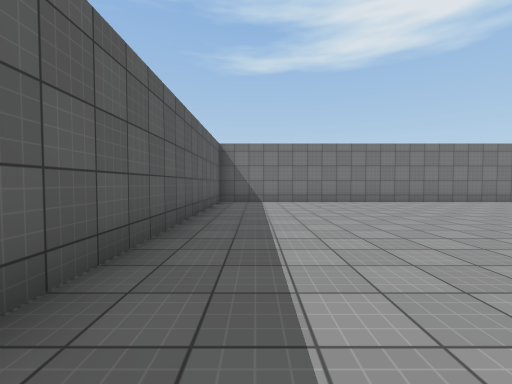
view 1 (above)

24 first-person views from a walk through a 3-D level made in the Unity game engine. The camera is 1.3 m above the floor, tilts 2° down and sees 90° across. Doors are open. The floor is counted in squares, 2 m on a side. Each view is taken from the middle of a square. On the plan, view 1 faces up. The plan holds only what a view shows up to about 9 squares ahead; the rest is blank. The player is left out. Surface patterns are stand-ins for the level's own textures.

view 2
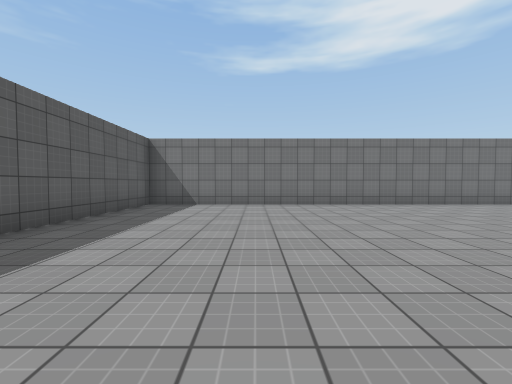

view 3
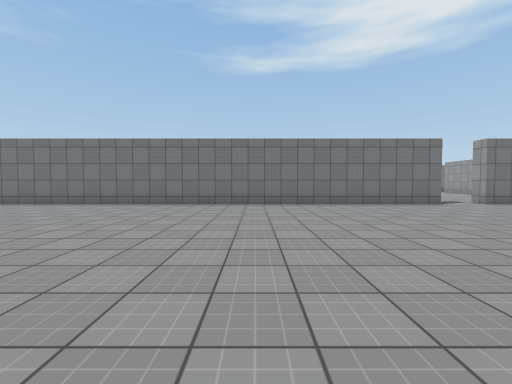

view 4
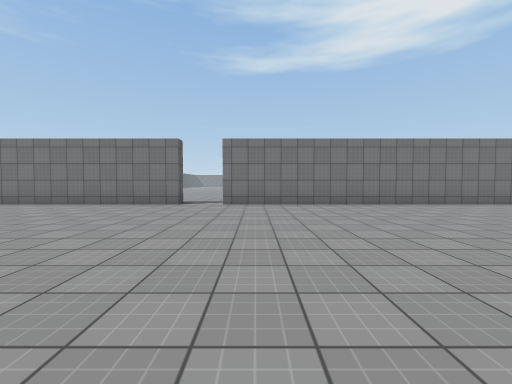

view 5
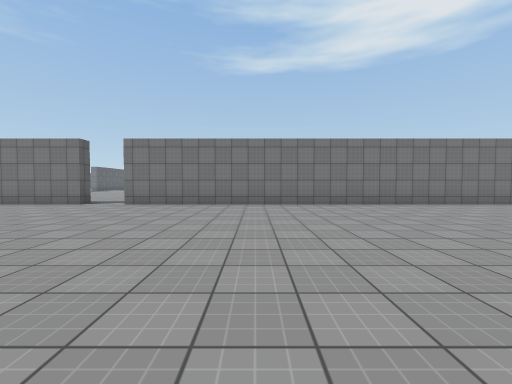

view 6
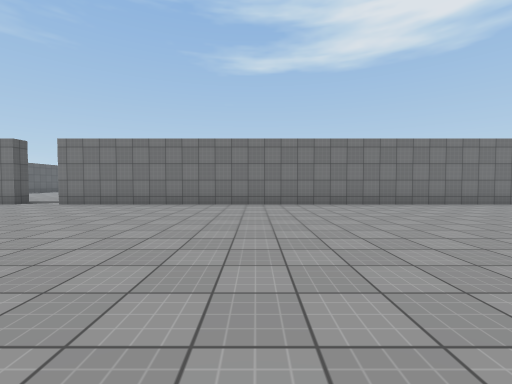

view 7
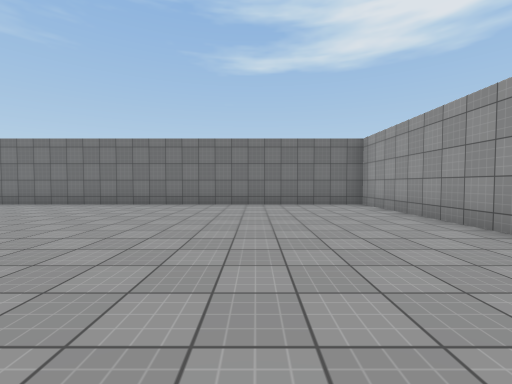

view 8
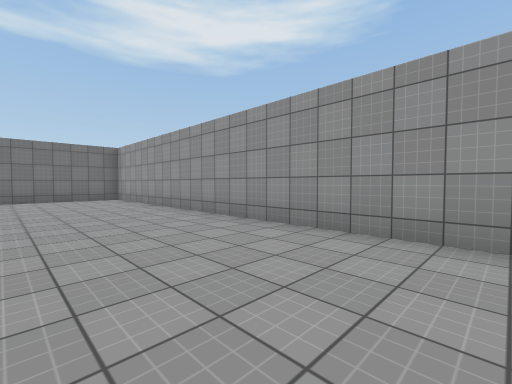

view 9
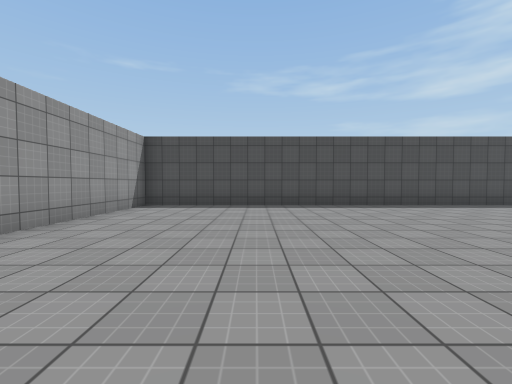

view 10
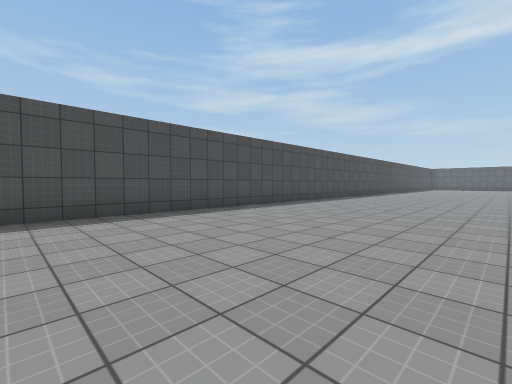

view 11
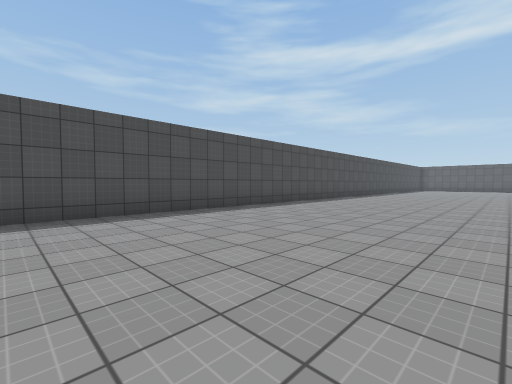

view 12
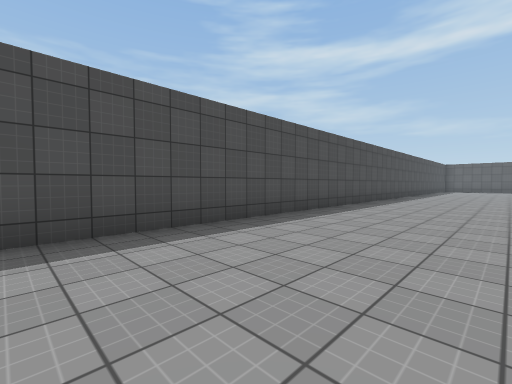

view 13
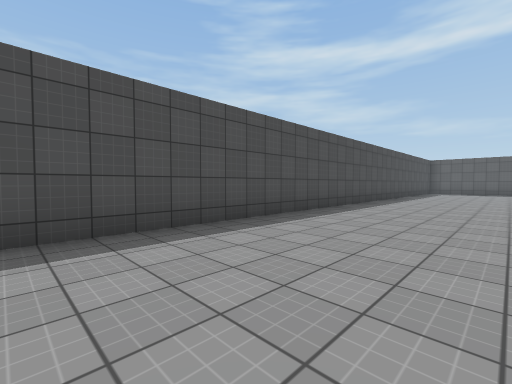

view 14
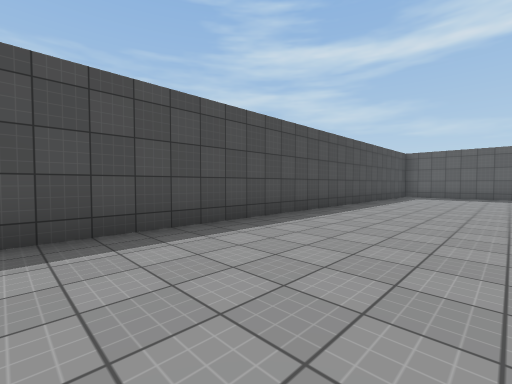

view 15
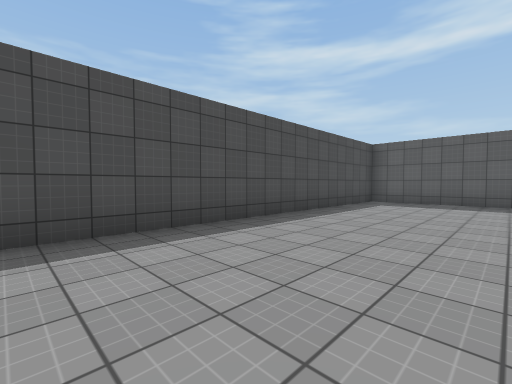

view 16
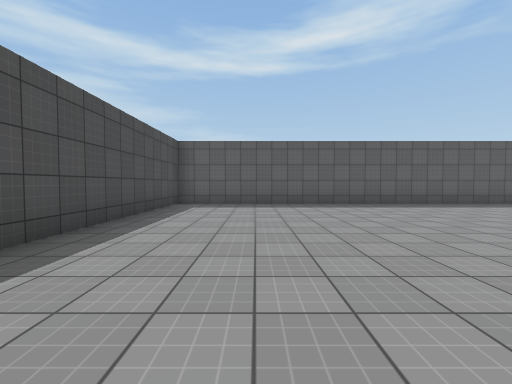

view 17
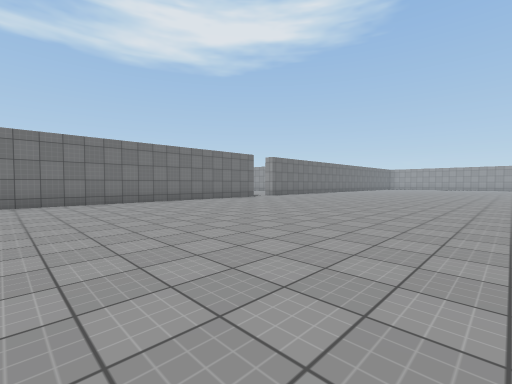

view 18
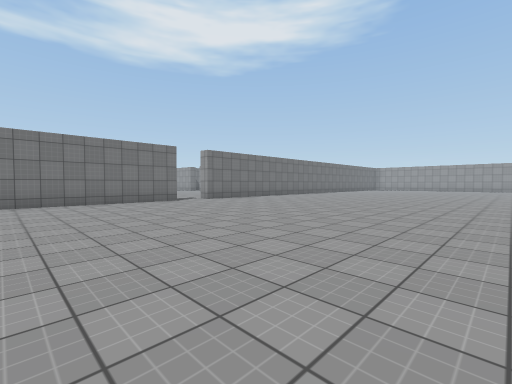

view 19
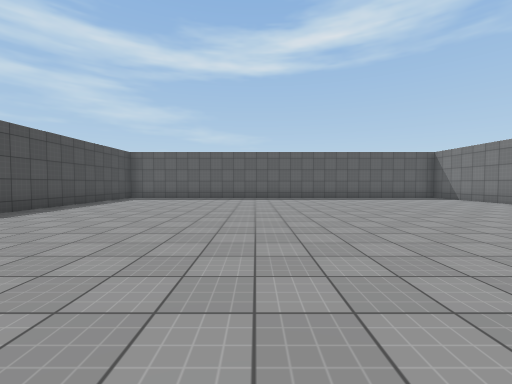

view 20
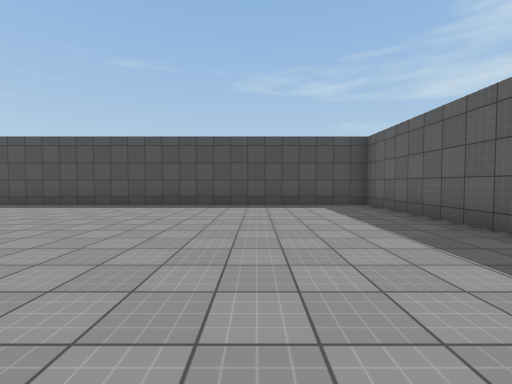

view 21
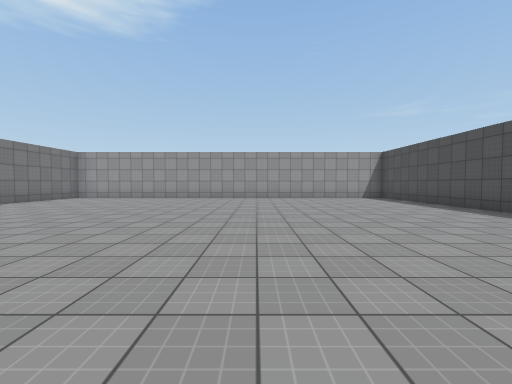

view 22
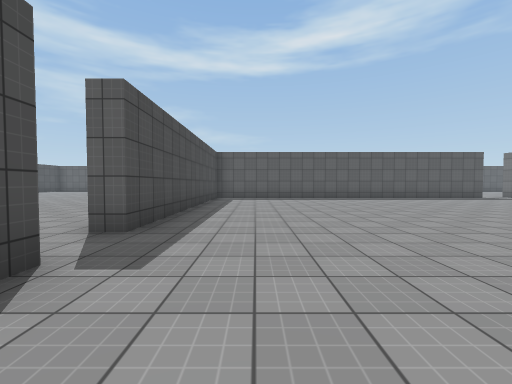

view 23
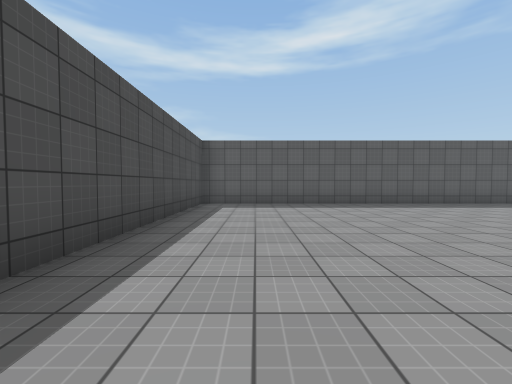

view 24
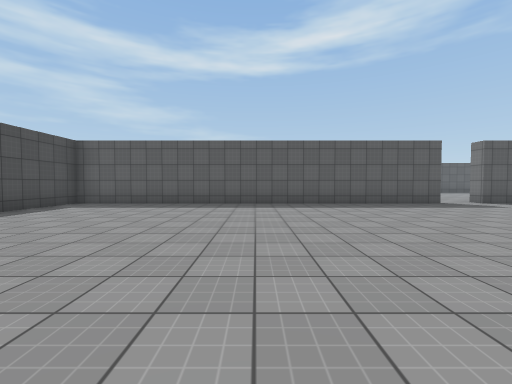

### Floor plan
Points are (right, up) in squares from view 1. A wall is a line through its corners. A room is listed if a view was taken in it or the views show most of it. See-through windows are left out.
Room 1 (views 1, 2, 3, 4, 5, 6, 7, 8, 9, 10, 11, 12, 13, 14, 15, 16, 17, 18, 19, 20, 21)
walls: (15.6, 8.8) (-1.2, 8.8) (-1.2, -4.5) (35.3, -4.5) (35.3, 8.8) (17, 8.8)
ways out: open door at (16.5, 9) to room 2
Room 2 (views 22, 23, 24)
walls: (7.8, 23.2) (7.8, 22.3); (7.8, 21) (7.8, 9.3) (15.6, 9.3); (17, 9.3) (17.4, 9.3)
ways out: open door at (16.5, 9) to room 1; open door at (8, 21.5)

Where each view was taken, in squares from view 1:
view 1: 0 up, 0 right, facing up
view 2: 1 up, 2 right, facing up
view 3: 1 up, 10 right, facing up
view 4: 1 up, 18 right, facing up
view 5: 1 up, 21 right, facing up
view 6: 1 up, 23 right, facing up
view 7: 1 up, 32 right, facing up
view 8: 2 down, 32 right, facing up-right
view 9: 3 up, 32 right, facing down
view 10: 1 up, 28 right, facing down-left
view 11: 1 up, 24 right, facing down-left
view 12: 1 down, 22 right, facing down-left
view 13: 1 down, 17 right, facing down-left
view 14: 1 down, 12 right, facing down-left
view 15: 1 down, 8 right, facing down-left
view 16: 2 down, 7 right, facing left
view 17: 0 up, 7 right, facing up-right
view 18: 0 up, 11 right, facing up-right
view 19: 1 up, 10 right, facing left
view 20: 3 up, 2 right, facing down
view 21: 1 up, 24 right, facing right
view 22: 11 up, 19 right, facing left
view 23: 11 up, 16 right, facing left
view 24: 15 up, 16 right, facing left
